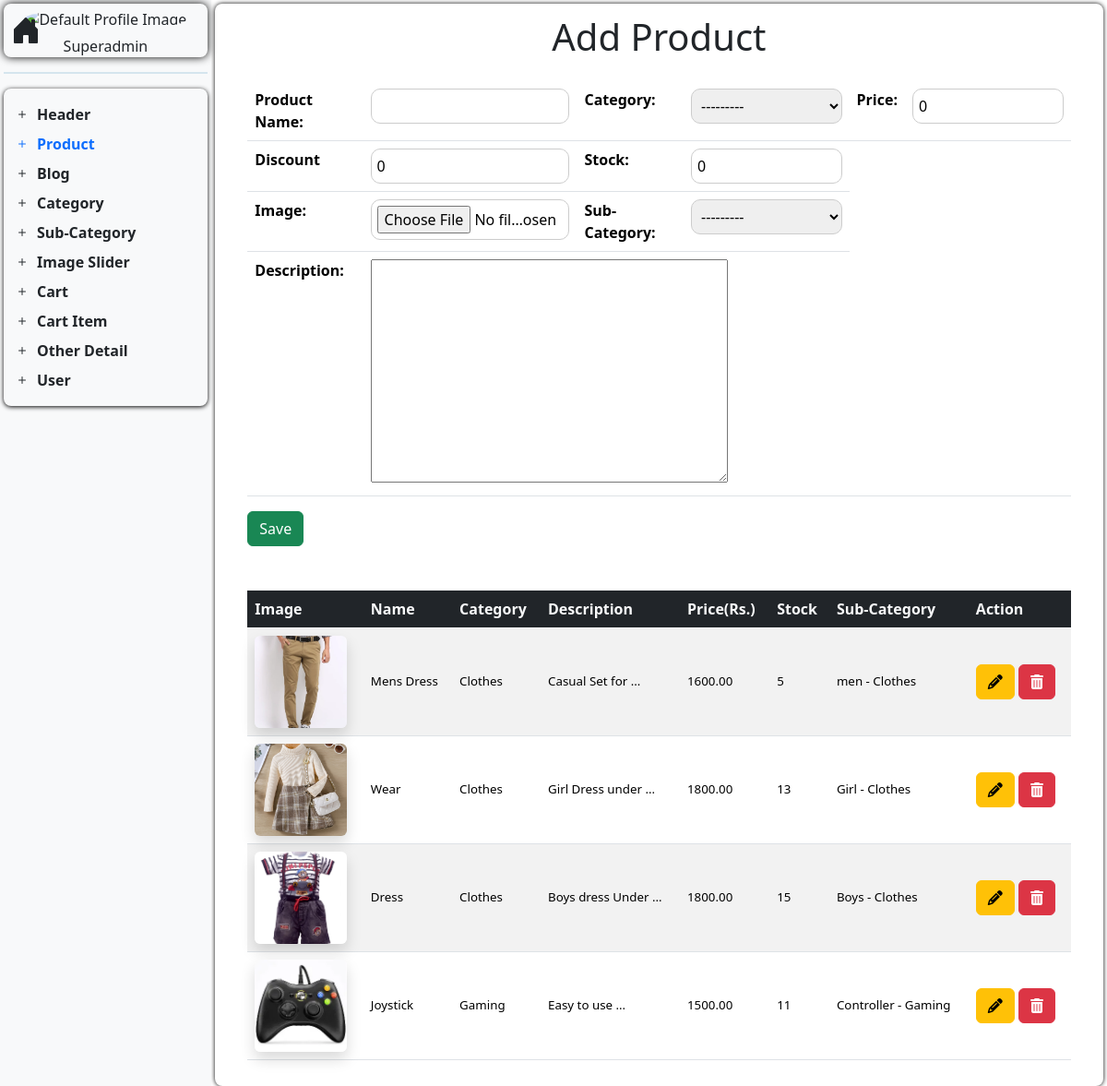
Page /add-product/ on the earlier database version.
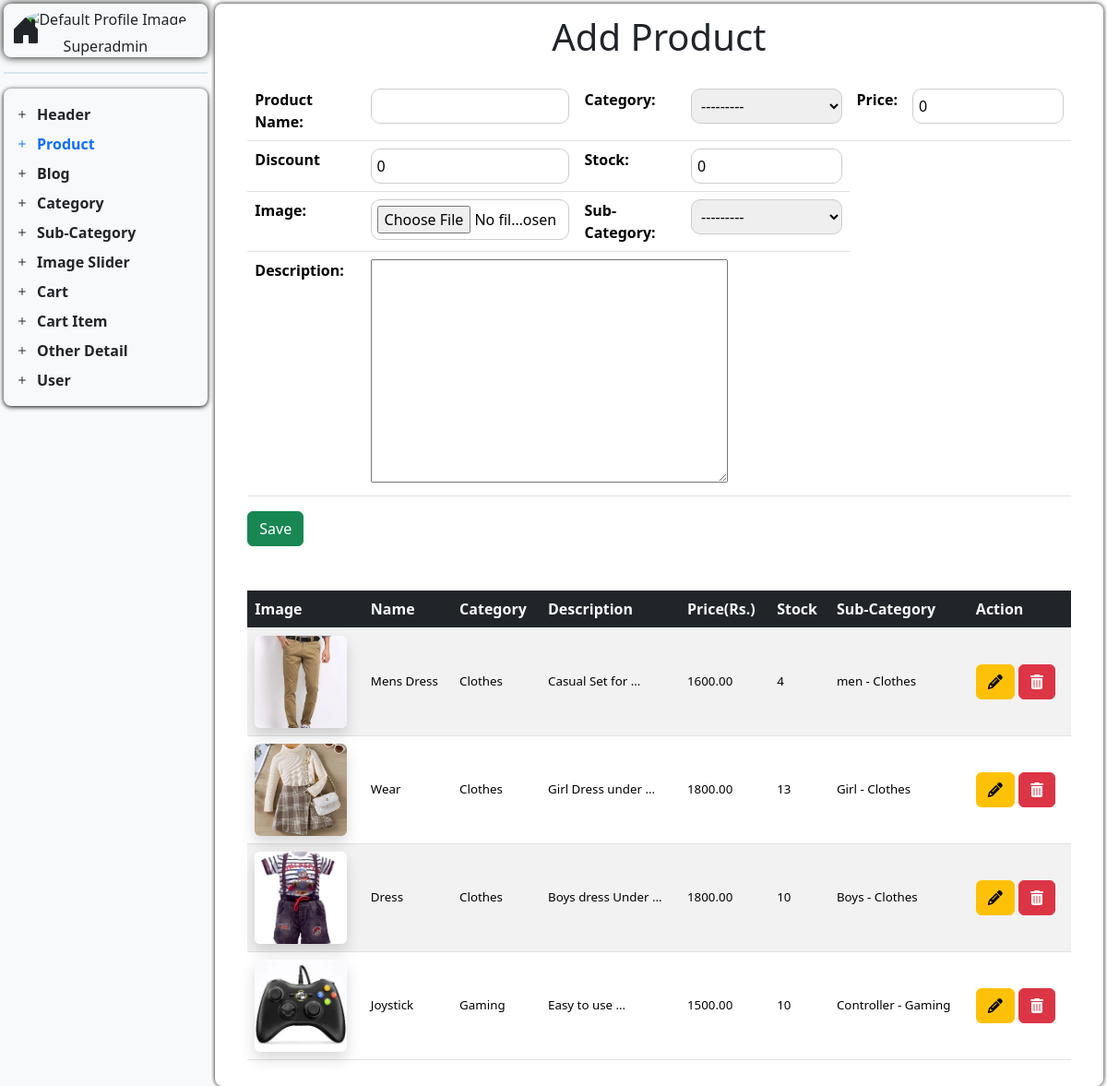
Same page on the later database version.
### techspot_app/models.py (models this page shows, shortened)
class ProductModel(models.Model):
    product_category = models.ForeignKey(
        CategoryModel,
        related_name="productcategory",
        on_delete=models.CASCADE,
    )
    product_name = models.CharField(max_length=200, default="")
    product_description = HTMLField()
    product_price = models.DecimalField(max_digits=10, decimal_places=2, default=0)
    product_image = models.ImageField(
        upload_to="productImage/", default="", null=True, blank=True
    )
    pro_sub_category = models.ForeignKey(
        Sub_CategoryModel,
        related_name="productSubCategory",
        on_delete=models.CASCADE,
        null=True,
        blank=True,
    )
    product_stock = models.IntegerField(default=0)
    product_discount = models.DecimalField(max_digits=5, decimal_places=2, default=0)
    created_at = models.DateField(auto_now_add=True)
    updated_on = models.DateField(auto_now=True)

class CategoryModel(models.Model):
    category_icon = models.CharField(max_length=200, default="", blank=True)
    category_name = models.CharField(max_length=200, default="", unique=True)
    category_image = models.ImageField(
        upload_to="category_image/", default="", null=True, blank=True
    )
    def __str__(self) -> str:
        return f"{self.category_name}"

class Sub_CategoryModel(models.Model):
    sub_category_icon = models.CharField(max_length=200, default="", blank=True)
    sub_category_name = models.CharField(max_length=200, default="", unique=True)
    category = models.ForeignKey(
        CategoryModel, related_name="subcategories", on_delete=models.CASCADE
    )
    def __str__(self) -> str:
        return f"{self.sub_category_name} - {self.category}"

### techspot_app/operationView.py (the view)
# urls.py: path("add-product/", add_product, name="add_product"),
def add_product(request):
    return handle_create(
        request=request,
        model=ProductModel,
        formname=ProductForm,
        redirect_url="add_product",
        template_url="Dashboard/D_Content/add_product.html",
        action_url="add_product",
    )

### techspot_app/forms.py
class ProductForm(forms.ModelForm):
    class Meta:
        model = ProductModel
        fields = "__all__"

### handler/getcartshandler.py (called while the page is built, shortened)
def get_cart_context(request):
    user_id = request.session.get("user_id")
    cart_items, total_items_count, grand_total = [], 0, 0.0
    user = None
    return user, cart_items, total_items_count, grand_total

### handler/operationhandler.py (called while the page is built)
def handle_create(
        request,
        model,
        formname,
        redirect_url,
        template_url,
        action_url
    ):
    data = model.objects.order_by('-id')
    if request.method == "POST":
        form = formname(request.POST, request.FILES)
        if form.is_valid():
            form.save()
            return redirect(redirect_url)
    else:
        form = formname()
    context = {
        "form": form,
        "data": data,
        'action_url': reverse(action_url)
        }
    return render(request, template_url, context)

### techspot_app/templates/Dashboard/D_Content/add_product.html (shortened to what this page needs)
{% extends "Dashboard/dashboard.html" %}
{% load static %}
{% block add_product %}
<link rel="stylesheet" href="{% static 'CSS/Dashboard/addproduct.css' %}">
<h1 class="text-center mb-4">Add Product</h1>
<div class="container mt-4">
    <table class="table bg-white">
        <tr>
            <th>Product Name:</th>
            <td>{{ form.product_name }}</td>
            <th>Category:</th>
            <td>{{ form.product_category }}</td>
            <th>Price:</th>
            <td>{{ form.product_price }}</td>
        </tr>
        <tr>
            <th>Discount</th>
            <td>{{ form.product_discount }}</td>
            <th>Stock:</th>
            <td>{{ form.product_stock }}</td>
        </tr>
        <tr>
            <th>Image:</th>
            <td>
                {{ form.product_image }}
            </td>
            <th>Sub-Category:</th>
            <td>{{ form.pro_sub_category }}</td>
        </tr>
        <tr>
            <th>Description:</th>
            <td colspan="5">{{ form.product_description }}</td>
        </tr>
    </table>
    <button type="submit" name="submit" class="btn btn-success">
        {% if form.instance.id %} Update {% else %} Save {% endif %}
    </button>
    <div>
        <table class="table table-striped bg-white mt-5">
            <thead>
                <tr>
                    <th class="bg-dark text-light">Image</th>
                    <th class="bg-dark text-light">Name</th>
                    <th class="bg-dark text-light">Category</th>
                    <th class="bg-dark text-light">Description</th>
                    <th class="bg-dark text-light">Price(Rs.)</th>
                    <th class="bg-dark text-light">Stock</th>
                    <th class="bg-dark text-light">Sub-Category</th>
                    <th class="bg-dark text-light">Action</th>
                </tr>
            </thead>
            <tbody>
                {% for prod in data %}
                <tr>
                    <td class="detl align-middle">
                        {% if prod.product_image and prod.product_image.url %}
                        <img src="{{ prod.product_image.url }}" alt="Product Image" loading="lazy"
                            class="img-fluid rounded shadow" style="width: 100px; height: 100px; object-fit: cover;">
                        {% else %}
                        <img src="{% static 'images/default_image.png' %}" alt="Default Image" loading="lazy"
                            class="img-fluid rounded shadow" style="width: 100px; height: 100px; object-fit: cover;">
                        {% endif %}
                    </td>
                    <td class="detl align-middle">{{ prod.product_name|truncatewords:2 }}</td>
                    <td class="detl align-middle">{{ prod.product_category }}</td>
                    <td class="detl align-middle">{{ prod.product_description|truncatewords:3 }}</td>
                    <td class="detl align-middle">{{ prod.product_price }}</td>
                    <td class="detl align-middle">{{ prod.product_stock }}</td>
                    <td class="detl align-middle">{{ prod.pro_sub_category }}</td>
                    <td class="align-middle">
                        <span onclick="location.href=`{% url 'update_product' prod.id %}`" class="btn btn-warning pointcursor">
                            <i class="fas fa-pencil-alt"></i>
                        </span>
                        <span onclick="location.href=`{% url 'del_product' prod.id %}`" class="btn btn-danger pointcursor">
                            <i class="fas fa-trash-alt"></i>
                        </span>
                    </td>
                </tr>
                {% endfor %}
            </tbody>
        </table>
    </div>
</div>
{% endblock %}

Differences in the rows shown:
changed ProductModel "Mens Dress": product_stock "5" → "4"
changed ProductModel "Dress": product_stock "15" → "10"
changed ProductModel "Joystick": product_stock "11" → "10"
